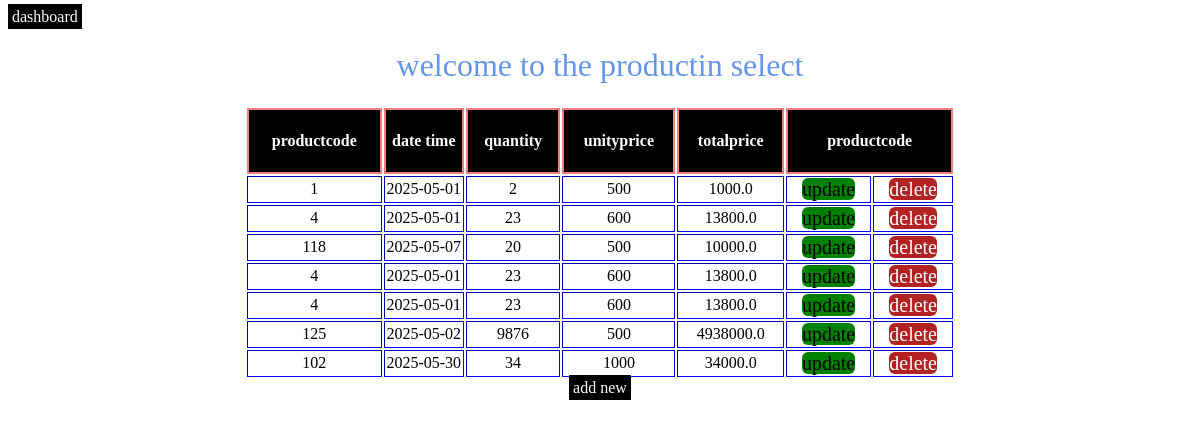
The app's page /productinselect.php with its own data.
### tables this page shows
CREATE TABLE `productin` (
  `productCode` int(100) NOT NULL,
  `DateTime` date NOT NULL,
  `Quantity` varchar(100) NOT NULL,
  `Unitprice` varchar(100) NOT NULL,
  `Totalprice` varchar(100) NOT NULL
);

### productinselect.php (the view, shortened to what this page needs)
<!DOCTYPE html>
<html>
<head>
</head>
<body>
<a href="index.php" class="dash">dashboard</a>
	<center>
		<h1>welcome to the productin select</h1>
	<table border="4">
	<tr>
		<th>productcode</th>
		<th>date time</th>
		<th>quantity</th>
		<th>unityprice</th>
		<th>totalprice</th>
		<th colspan="2">productcode</th>
	</tr>
	<?php
	include("connection.php");
	$sql="select * from productin" ;
	$query=mysqli_query($conn,$sql);
	while($fetch=mysqli_fetch_array($query)){
		?>
		<tr>
			<td><?php echo $fetch['productCode'];?></td>
			<td><?php echo $fetch['DateTime'];?></td>
			<td><?php echo $fetch['Quantity'];?></td>
			<td><?php echo $fetch['Unitprice'];?></td>
			<td><?php echo $fetch['Totalprice'];?></td>
			<td><a  class='update'href="productinupdate.php?productCode=<?php echo $fetch['productCode'];?>">update</a></td>
			<td><a class='delete' href="productindelete.php?productCode=<?php echo $fetch['productCode'];?>">delete</a></td>
		</tr>
	<?php
	}
	?>
	</table>
	<a href="productin_form.php" class="dash">add new</a>
	</center>
</body>
</html>

### productinselect.php (style rules this page uses)
table { text-align: center; width: 60%; border: blue; }
th { background-color: black; color: white; width: 40px; border: 2px lightcoral solid; height: 60px; }
td { width: 50px; text-align: 50px; color: black; }
a { background-color: firebrick; text-decoration: none; border: steelblue; }
.update { color: black; border-radius: 6px; background-color: green; font-size: 20px; }
.delete { color: white; border-radius: 6px; font-size: 20px; }
h1 { color: cornflowerblue; font-weight: 100; }
.dash { background-color: black; color: azure; padding: 4px; }

### records on screen
productin: productCode "1", DateTime "2025-05-01", Quantity "2", Unitprice "500", Totalprice "1000.0"
productin: productCode "4", DateTime "2025-05-01", Quantity "23", Unitprice "600", Totalprice "13800.0"
productin: productCode "118", DateTime "2025-05-07", Quantity "20", Unitprice "500", Totalprice "10000.0"
productin: productCode "4", DateTime "2025-05-01", Quantity "23", Unitprice "600", Totalprice "13800.0"
productin: productCode "4", DateTime "2025-05-01", Quantity "23", Unitprice "600", Totalprice "13800.0"
productin: productCode "125", DateTime "2025-05-02", Quantity "9876", Unitprice "500", Totalprice "4938000.0"
productin: productCode "102", DateTime "2025-05-30", Quantity "34", Unitprice "1000", Totalprice "34000.0"
